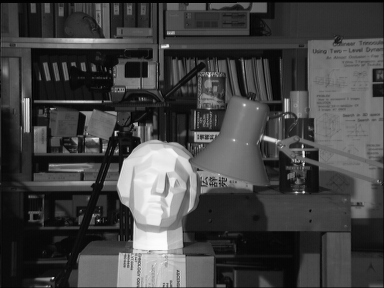
#> input picture data_science/data/tsukuba_l.png, 384 x 288 px
$ jupyter execute depth_to_haptics.ipynb
#> lines starting #> are read from the running program, lines starting #| are printed output that depends on the picture
[cell 1]
import numpy as np
import cv2 as cv
import matplotlib.pyplot as plt

[cell 2]
imgL = cv.imread('../data/tsukuba_l.png',0)
#> imgL is the input picture: shape (288, 384); min 0, max 252, mean 67.6
imgR = cv.imread('../data/tsukuba_r.png',0)
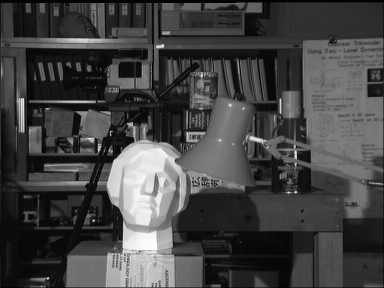
#> input picture data_science/data/tsukuba_r.png, 384 x 288 px
#> imgR is the input picture: shape (288, 384); min 0, max 253, mean 68
stereo = cv.StereoBM_create(numDisparities=16, blockSize=15)
disparity = stereo.compute(imgL,imgR)
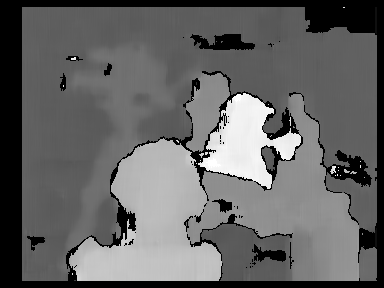
#> disparity: shape (288, 384) int16; min -16, max 240, mean 85.2; drawn with min black and max white
plt.imshow(disparity,'gray')

[cell 3]
h = 16
y = 125
imgL_trim = imgL[y:y+h].copy()
imgR_trim = imgR[y:y+h].copy()
disparity = stereo.compute(imgL_trim, imgR_trim)
plt.imshow(disparity, 'gray')
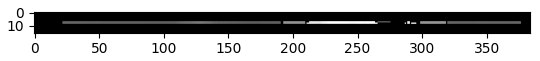
#> figure drawn by matplotlib, 1 panel

[cell 4]
disparity[9] # The middle depth values of the depth map used in the following conversion
#> Out = 384 values from -16 to -16

[cell 5]
def depth_to_haptic(disparity, camera_fov=62.2, max_depth=200):
    '''
    A function to convert depth data into haptic data by converting a
    disparity array to
        Args:
            disparity (array): an array of two images' depth values
        Returns:
            haptic_values (array): an array of haptic values
    '''
#> called with disparity = array of shape (16, 384), camera_fov = 62.2, max_depth = 200
    # [7 lines of commented-out code are left out]
    avg_disparity = disparity[8]
#> avg_disparity = 384 values, max 228 at index 260, min -16 at index 0, mean 92.3

    # Converts the averaged depth values into haptic values
    haptic_values = []
    horizontal_resolution = len(avg_disparity)
#> horizontal_resolution = 384
    for pixel_position in range(0, horizontal_resolution-1):
        disparity_value = (256-avg_disparity[pixel_position])
        theta = np.radians(((pixel_position / horizontal_resolution) - 0.5) * camera_fov)
        x, y = (np.sin(theta) * disparity_value), (np.cos(theta) * disparity_value)
        haptic_values.append((x, y))
#> this loop made 383 passes
#> (disparity_value, theta, x, y) on passes 1 to 3: (272, -0.543, -140.5, 232.9), (272, -0.54, -139.8, 233.3), (272, -0.537, -139.2, 233.7)
#> after the loop, haptic_values = 383 pairs, first value -140.5 to 139.2, second value 27.47 to 272
    return haptic_values

results = depth_to_haptic(disparity)
#> results has the same summary as haptic_values in depth_to_haptic
X = [cord[0] for cord in results]
#> X = 383 values, max 139.2 at index 382, min -140.5 at index 0, mean -4.98
Y = [cord[1] for cord in results]
#> Y = 383 values, max 272 at index 192, min 27.47 at index 261, mean 154.2

[cell 6]
plt.xlim((-200, 200))
plt.ylim((0, 400))
plt.scatter(X, Y,)
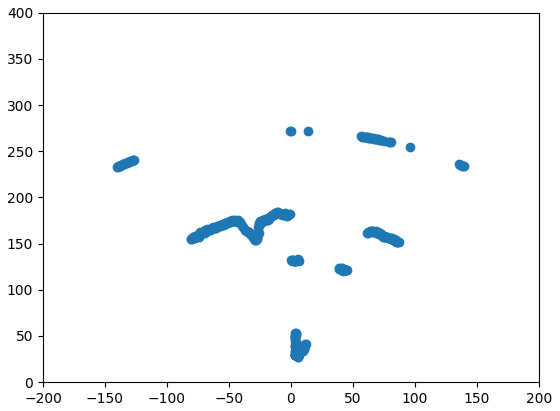
#> figure drawn by matplotlib, 1 panel
